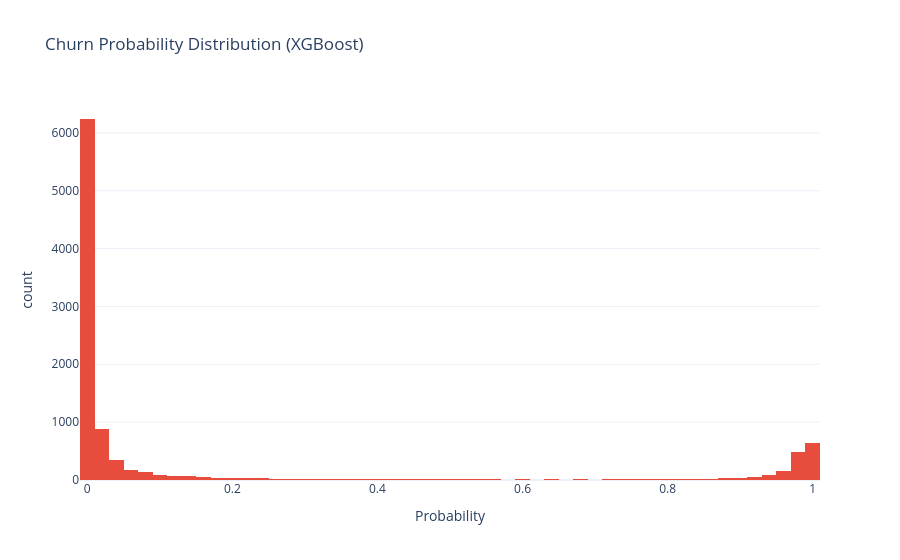

Notebook code for this chart:
### Code cell
xgb_proba = xgb.predict_proba(X[all_features])[:,1]
fig = px.histogram(x=xgb_proba, nbins=50, color_discrete_sequence=[RISK],
                   template=TEMPLATE, title='Churn Probability Distribution (XGBoost)',
                   labels={'x':'Probability','y':'Count'})
fig.show()

### Figure 1 — Plotly figure (JSON) as saved in the notebook; plotly's stock layout.template omitted (floating-point values rounded to 4 significant figures; data arrays with more than 128 entries replaced by an {"elided": "..."} marker saying what was removed)
{"data": [{"bingroup": "x", "hovertemplate": "Probability=%{x}<br>count=%{y}<extra></extra>", "legendgroup": "", "marker": {"color": "#E74C3C", "pattern": {"shape": ""}}, "name": "", "nbinsx": 50, "orientation": "v", "showlegend": false, "type": "histogram", "x": {"elided": "10127 float values"}, "xaxis": "x", "yaxis": "y"}], "layout": {"barmode": "relative", "legend": {"tracegroupgap": 0}, "title": {"text": "Churn Probability Distribution (XGBoost)"}, "xaxis": {"anchor": "y", "domain": [0.0, 1.0], "title": {"text": "Probability"}}, "yaxis": {"anchor": "x", "domain": [0.0, 1.0], "title": {"text": "count"}}}}
